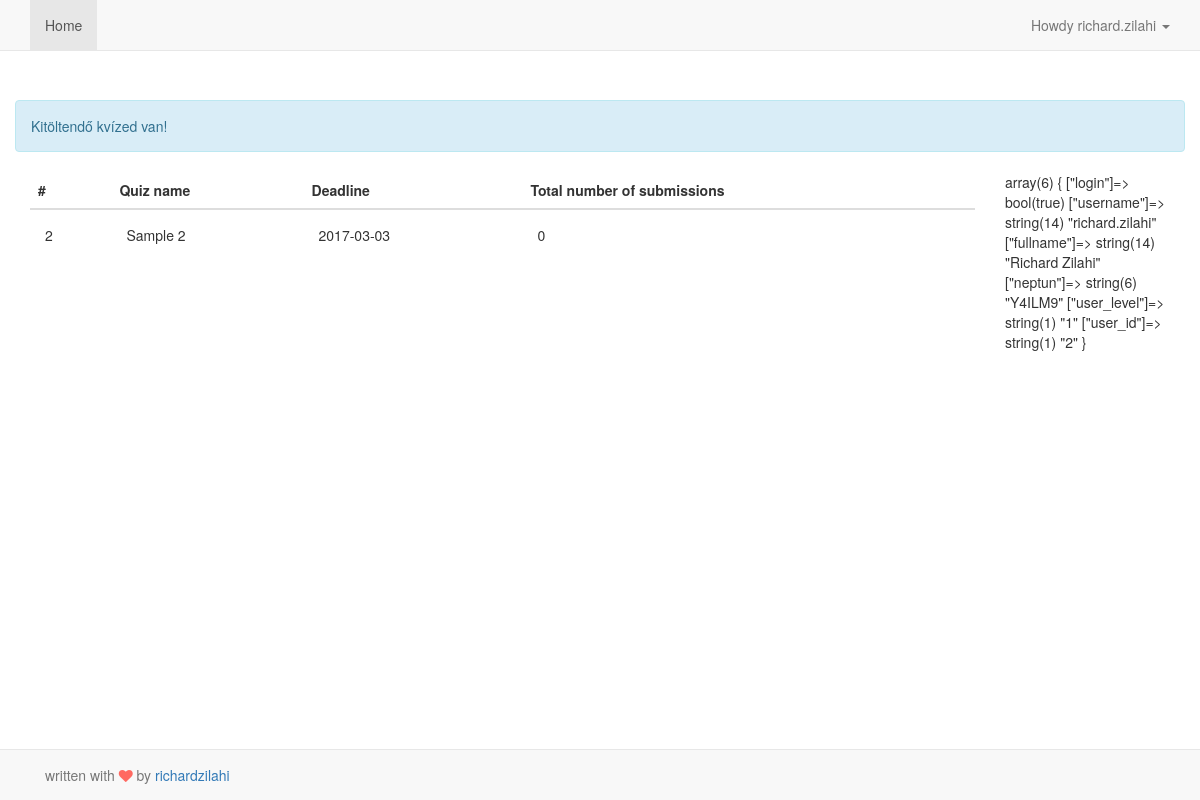
Screenshot of /quiz_db_BACKUP/index.php (signed in) with the database file from the repository.
### tables this page shows
CREATE TABLE `quizs` (
  `id` int(11) NOT NULL,
  `timestamp` timestamp NOT NULL DEFAULT CURRENT_TIMESTAMP ON UPDATE CURRENT_TIMESTAMP,
  `name` varchar(255) NOT NULL,
  `questions` varchar(255) NOT NULL,
  `deadline` date NOT NULL,
  `starts_from` date NOT NULL,
  `owner` varchar(255) NOT NULL,
  `max_sub` int(11) NOT NULL DEFAULT '5'
);

### quiz_db_BACKUP/MySQL.php (called while the page is built, shortened)
<?php
class MySQL {
    private static $mysql_connection;
    static function connect() {
        $mysqlDatas = require(__DIR__ . "/configClass.php");
        self::$mysql_connection = new mysqli($mysqlDatas["mysql_host"], $mysqlDatas["mysql_username"], $mysqlDatas["mysql_password"], $mysqlDatas["mysql_database"]);
        self::$mysql_connection->set_charset("utf8");
        return mysqli_connect_errno();
    }
    static function getRows($query) {
        $array = array();
        if ( $result = self::$mysql_connection->query($query) ) {
            while ( $row = $result->fetch_object() ) {
                $array[] = $row;
            }
        }
        return $array;
    }
    static function checkUserSubmisson($table, $quizIdRow, $quizIdValue, $userRow, $userValue) {
        $query = "SELECT id FROM " . $table . " WHERE " . $quizIdRow . "='" . $quizIdValue . "' AND " . $userRow . " = '" . $userValue .  "';";
        return count(self::getRows($query)) ;
    }
    static function countEntry($table, $key, $value) {
        $query = "SELECT id FROM " . '`'.$table.'`' . " WHERE " . '`'.$key.'`' . "='" . $value . "' ;";
        return count(self::getRows($query)) ;
    }
}
?>

### quiz_db_BACKUP/functions.php (the view, shortened to what this page needs)
<?php
include_once("MySQL.php");
function createTemplateForUnsubmittedQuiz ($count, $name, $deadline, $numberOfSubmission) {
  $htmlElement = '
  <tr>
    <td>'.$count.'</td>
    <td>'.$name.'</td>
    <td>'.$deadline.'</td>
    <td>'.$numberOfSubmission.'</td>
  </tr>
  ';
  return $htmlElement;
}
function countSubbmissionForQuiz ($quizId) {
  $result = MySQL::countEntry("submissions", "quiz_id", $quizId);
  return $result;
}
function checkIfTheresOpenQuizzes() {
  $currentDate = date("Y-m-d");
  $getAllOpenQuizzesSql = "SELECT * FROM `quizs` where `deadline` > '$currentDate' " ;
  $tableHead = '<table id="" class="table table-hover">
    <thead>
      <tr>
        <th>#</th>
        <th>Quiz name</th>
        <th>Deadline</th>
        <th>Total number of submissions</th>
      </tr>
    </thead>
    <tbody>
';
$tableFooter = '</tbody>
</table>';
  $rows = MySQL::getRows($getAllOpenQuizzesSql);
  foreach ($rows as $row ) {
    $count++;
    $id = $row->id;
    $name = $row->name;
    $deadline = $row->deadline;
    $numberOfSubmission = countSubbmissionForQuiz($id);
    $isThereAnySubmission = MySQL::checkUserSubmisson('`submissions`', '`quiz_id`', $id, '`user_id`', $_SESSION['user_id']);
    if ($isThereAnySubmission == 0 ) {
      $result .= createTemplateForUnsubmittedQuiz($count, $name, $deadline, $numberOfSubmission);
    }
  }
  echo $tableHead.$result.$tableFooter;
}
?>

### quiz_db_BACKUP/css/questions.css (style rules this page uses)
.table>tbody>tr>td { padding: 15px; }

### rows the page displays
quizs: count "2", name "Sample 2", deadline "2017-03-03"

### other values shown
$_SESSION['username'] "richard.zilahi"
